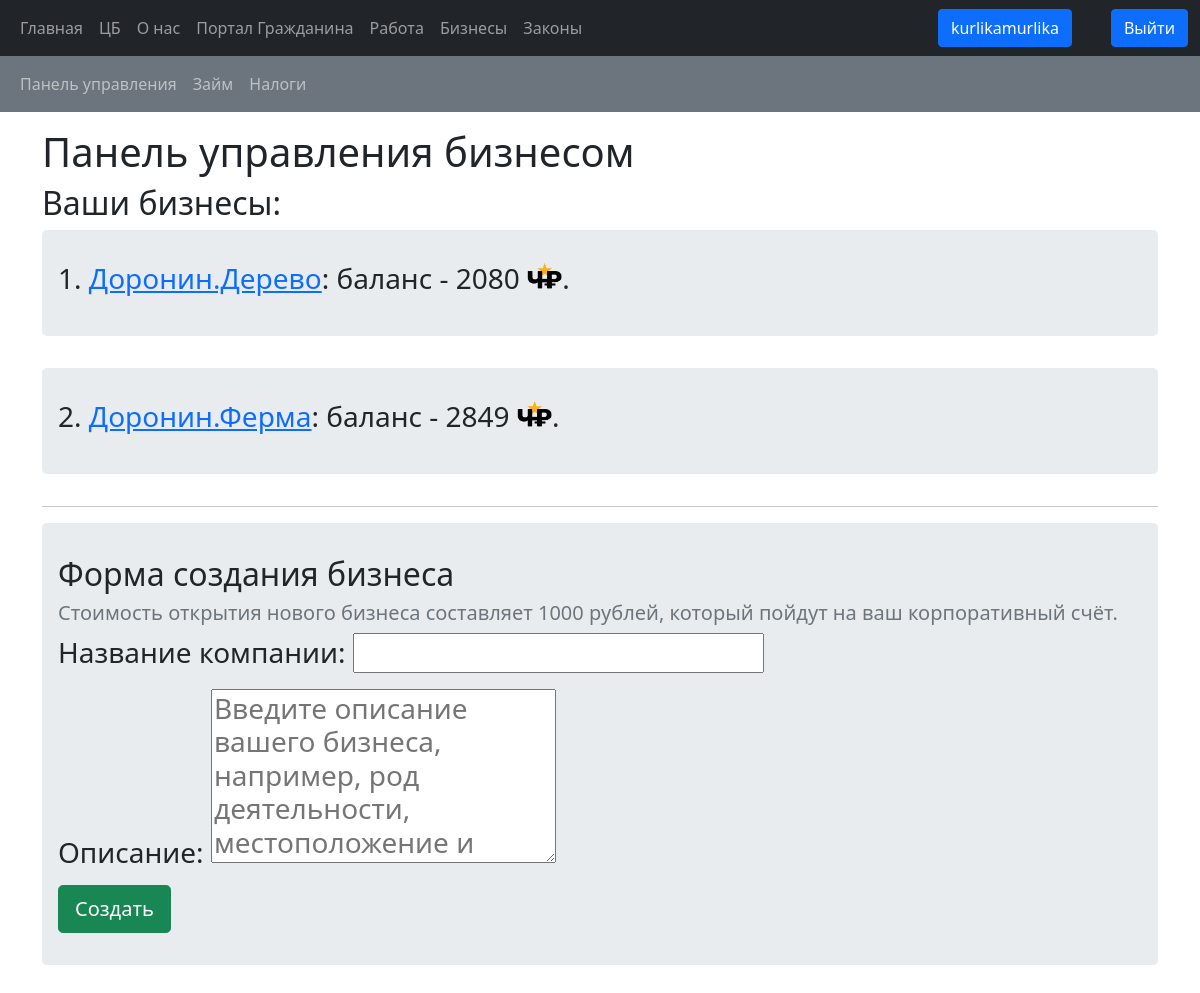
Screenshot of /business_management/ (signed in) with the database file from the repository.
### bank/models.py (models this page shows, shortened)
class Business(models.Model):
    owner = models.ForeignKey(Citizen, on_delete=models.CASCADE, related_name='businesses')
    name = models.CharField(max_length=100)
    description = models.TextField()
    creation_date = models.DateTimeField(default=timezone.now)
    bank_account = models.ForeignKey(BankAccount, on_delete=models.CASCADE, related_name='business')
    class Meta:
        ordering = ['name']

class BankAccount(models.Model):
    user = models.ForeignKey(User, on_delete=models.CASCADE, blank=True, null=True, related_name='bank_account')
    name = models.CharField(max_length=10, unique=True)
    balance = models.IntegerField(default=0)
    account_type = models.CharField(max_length=20, default='personal')
    class Meta:
        ordering = ['user']

### bank/views.py (the view, shortened to what this page needs)
# urls.py: path('business_management/', views.business_management, name='business_management'),
def business_management(request):
    form = CreateBusinessForm(request.POST or None)
    has_bank = ''
    personal_bank_acc = ''
    has_citizenship = ''
    citizenship = ''
    not_enough_money = False
    has_business = False
    try:
        personal_bank_acc = BankAccount.objects.filter(user_id=request.user.id).get(account_type='personal')
        has_bank = True
    except:
        has_bank = False
    try:
        citizenship = Citizen.objects.get(user_id=request.user.id)
        has_citizenship = True
    except:
        has_citizenship = False
    user_business = Business.objects.filter(owner_id=citizenship.id)
    if len(user_business) > 0:
        has_business = True
    else:
        has_business = False
    business_dict = {
        'form': form,
        'has_bank': has_bank,
        'has_citizenship': has_citizenship,
        'not_enough_money': not_enough_money,
        'has_business': has_business,
        'businesses': user_business,
    }
    return render(request, 'bank/business_management.html', context=business_dict)

### bank/forms.py
class CreateBusinessForm(forms.ModelForm):
    name = forms.CharField(label='Название компании')
    description = forms.CharField(widget=forms.Textarea(attrs={'placeholder': 'Введите описание вашего бизнеса, например, род деятельности, местоположение и целевую аудиторию.', 'rows': 5, 'cols': 20}), label="Описание")
    class Meta:
        model = Business
        exclude = ('owner', 'creation_date', 'bank_account')

### bank/templates/bank/business_management.html (shortened to what this page needs)
<!DOCTYPE html>
{% extends 'bank/base.html' %}
{% block extra_nav %}
<nav class="navbar navbar-expand-sm bg-secondary navbar-dark">
  <div class="container-fluid">
    <ul class="navbar-nav">
      <li class="nav-item">
        <a class="nav-link" href="{% url 'bank:business_management' %}">Панель управления</a>
      </li>
      <li class="nav-item">
        <a class="nav-link" href="{% url 'bank:loan' %}">Займ</a>
      </li>
      <li class="nav-item">
        <a class="nav-link" href="{% url 'bank:fiscal_info' %}">Налоги</a>
      </li>
    </ul>
  </div>
</nav>
{% endblock %}
{% block body_content %}
    {% load static %}
    <h1>Панель управления бизнесом</h1>
    {% if has_business %}
        <h2>Ваши бизнесы:</h2>
        {% for business in businesses %}
            <div class="jumbotron">
                <h3>{{ forloop.counter }}. <a href="{% url 'bank:business_detail' business.id %}">{{ business.name }}</a>: баланс - {{ business.bank_account.balance }} <img style="height: 27px" class="align-top" src="{% static 'bank/img/чернорусский рубль.png' %}">.</h3>
            </div>
        {% endfor %}
    {% endif %}
    <hr>
    <form method="post" class="jumbotron">
        <h2>Форма создания бизнеса</h2>
        <h5 class="text-secondary">Стоимость открытия нового бизнеса составляет 1000 рублей, который пойдут на ваш корпоративный счёт.</h5>
        {% if has_bank %}
            {% if has_citizenship %}
                <h3>{{ form.as_p }}</h3>
            {% else %}
                <h3 class="text-danger">Сначала получите гражданство в Черноруси! Нажми <a href="{% url 'bank:citizen' %}">сюда</a></h3>
            {% endif %}
        {% else %}
            <h3 class="text-danger">Создайте сначала банковский счёт! Нажми <a href="{% url 'bank:profile' user.id%}">сюда</a></h3>
        {% endif %}
        <input class="btn btn-lg btn-success" type="submit" value="Создать">
    </form>
{% endblock %}

### bank/templates/bank/base.html (shortened to what this page needs)
<!DOCTYPE html>
<html lang="ru">
{% load static %}
<head>
    <link href="https://cdn.jsdelivr.net/npm/bootstrap@5.1.2/dist/css/bootstrap.min.css" rel="stylesheet">
    <link href="{% static 'bank/style.css' %}" rel="stylesheet">
</head>
<body>
<nav class="navbar navbar-expand-sm bg-dark navbar-dark">
        <div class="container-fluid">
            <ul class="navbar-nav">
                <li class="nav-item">
                    <a class="nav-link" href="{% url 'bank:index' %}">Главная</a>
                </li>
                <li class="nav-item">
                    <a class="nav-link" href="{% url 'bank:send' %}">ЦБ</a>
                </li>
                <li class="nav-item">
                    <a class="nav-link" href="{% url 'bank:about_us' %}">О нас</a>
                </li>
                <li class="nav-item">
                    <a class='nav-link' href="{% url 'bank:citizen' %}">Портал Гражданина</a>
                </li>
                <li class="nav-item">
                    <a class='nav-link' href="{% url 'bank:jobs' %}">Работа</a>
                </li>
                <li class="nav-item">
                    <a class='nav-link' href="{% url 'bank:businesses' %}">Бизнесы</a>
                </li>
                <li class="nav-item">
                    <a class="nav-link" href="{% url 'bank:laws' %}">Законы</a>
                </li>
            </ul>
            <div class="d-flex">
                {% if user.is_authenticated %}
                    <li class="nav-item">{
                        <a class="btn btn-primary mx-3" href="{% url 'bank:profile'%}">{{ user.get_username }}</a></li>
                    <li class="nav-item">
                        <a class="btn btn-primary" href="{% url 'logout'%}?next={{request.path}}">Выйти</a>
                    </li>
                {% endif %}
            </div>
        </div>
</nav>
{% block extra_nav %}
{% endblock %}
<div class="container mt-3">
{% if user.is_authenticated %}
{% block body_content %}
{% endblock %}
{% else %}
<h1>Войдите в аккаунт для дальнейшего использования</h1>
{% endif %}
</div>
</body>
</html>

### bank/static/bank/style.css (style rules this page uses)
.jumbotron { padding: 2rem 1rem; margin-bottom: 2rem; background-color: #e9ecef; border-radius: .3rem; }

### rows the page displays
Business: name "Доронин.Дерево", bank_account.balance "2080"
Business: name "Доронин.Ферма", bank_account.balance "2849"

### other values shown
{{ user.get_username }} "kurlikamurlika"
